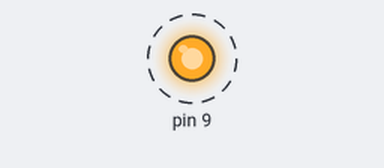
Bench run of a sketch on a simulated Arduino Uno, built with avr-gcc and run on an emulated ATmega328P. On the bench: output pins drawn as LEDs (lit = HIGH). Dashed ring = blinking.

Above: at 0.2 s.
Timing chart, 0 to 3.0 s (numbered marks = the images above):
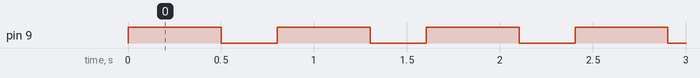

Measured:
- by itself, pin 9: alternates HIGH for 0.50 s and LOW for 0.30 s

The sketch:

Piscar_Led.ino
```cpp
unsigned long tempoLed = millis();

void setup(){

  pinMode(9, OUTPUT);

}

void loop(){

  statusLed();

}

void statusLed(){

  if((millis() - tempoLed) < 500){
	digitalWrite(9, HIGH);

  }else{
  	digitalWrite(9, LOW);

  }

  if((millis() - tempoLed) > 800){
  	tempoLed = millis();

  }

}
```
